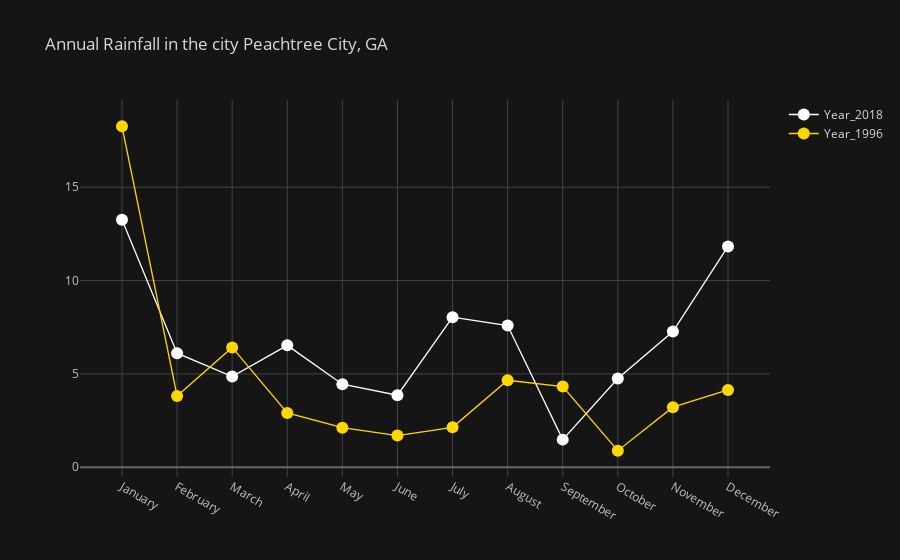

Notebook cell for this chart:
### Markdown cell above
## Plotly
plotly is a great library for web based plots. Bit more involved than matplotlib, which is better suited for quick visualizations.

plotly express is high-level API, recommended

need following lines: 

```python
import plotly.io as pio
pio.renderers.default = 'colab'
```


### Interactive plots
You can select dataseries to show/hide
autoscale
pan
experiment!

### Code cell
import datetime
from datetime import date
import pandas as pd
import numpy as np
import plotly.io as pio
#pio.renderers.default = 'colab'
pio.renderers.default = 'notebook_connected'
import cufflinks as cf
cf.go_offline()
cf.set_config_file(offline=False, world_readable=True)

df = pd.DataFrame({
    'month': ['January', 'February', 'March', 'April', 'May', 'June', 'July', 'August', 'September', 'October', 'November', 'December'],
    'Year_2018': [13.26, 6.11, 4.86, 6.53, 4.45, 3.86, 8.04, 7.59, 1.48, 4.75, 7.27, 11.83],
    'Year_1996': [18.26, 3.82, 6.42, 2.91, 2.12, 1.70, 2.14, 4.66, 4.32, 0.89, 3.22, 4.14]
}
)
df.iplot(kind='line',x='month',y=['Year_2018', 'Year_1996'], color=['white', 'gold'], 
theme='solar', mode='markers+lines',title='Annual Rainfall in the city Peachtree City, GA')
plt.show()

### Figure 1 — Plotly figure (JSON) as saved in the notebook; plotly's stock layout.template omitted (floating-point values rounded to 4 significant figures)
{"data": [{"line": {"color": "rgba(255, 255, 255, 1.0)", "dash": "solid", "shape": "linear", "width": 1.3}, "marker": {"size": 12, "symbol": "circle"}, "mode": "markers+lines", "name": "Year_2018", "text": "", "type": "scatter", "x": ["January", "February", "March", "April", "May", "June", "July", "August", "September", "October", "November", "December"], "y": [13.26, 6.11, 4.86, 6.53, 4.45, 3.86, 8.04, 7.59, 1.48, 4.75, 7.27, 11.83]}, {"line": {"color": "rgba(255, 215, 0, 1.0)", "dash": "solid", "shape": "linear", "width": 1.3}, "marker": {"size": 12, "symbol": "circle"}, "mode": "markers+lines", "name": "Year_1996", "text": "", "type": "scatter", "x": ["January", "February", "March", "April", "May", "June", "July", "August", "September", "October", "November", "December"], "y": [18.26, 3.82, 6.42, 2.91, 2.12, 1.7, 2.14, 4.66, 4.32, 0.89, 3.22, 4.14]}], "layout": {"legend": {"bgcolor": "#151516", "font": {"color": "#D9D9D9"}}, "paper_bgcolor": "#151516", "plot_bgcolor": "#151516", "title": {"font": {"color": "#D9D9D9"}, "text": "Annual Rainfall in the city Peachtree City, GA"}, "xaxis": {"gridcolor": "#434343", "showgrid": true, "tickfont": {"color": "#C2C2C2"}, "title": {"font": {"color": "#D9D9D9"}, "text": ""}, "zerolinecolor": "#666570"}, "yaxis": {"gridcolor": "#434343", "showgrid": true, "tickfont": {"color": "#C2C2C2"}, "title": {"font": {"color": "#D9D9D9"}, "text": ""}, "zerolinecolor": "#666570"}}}
